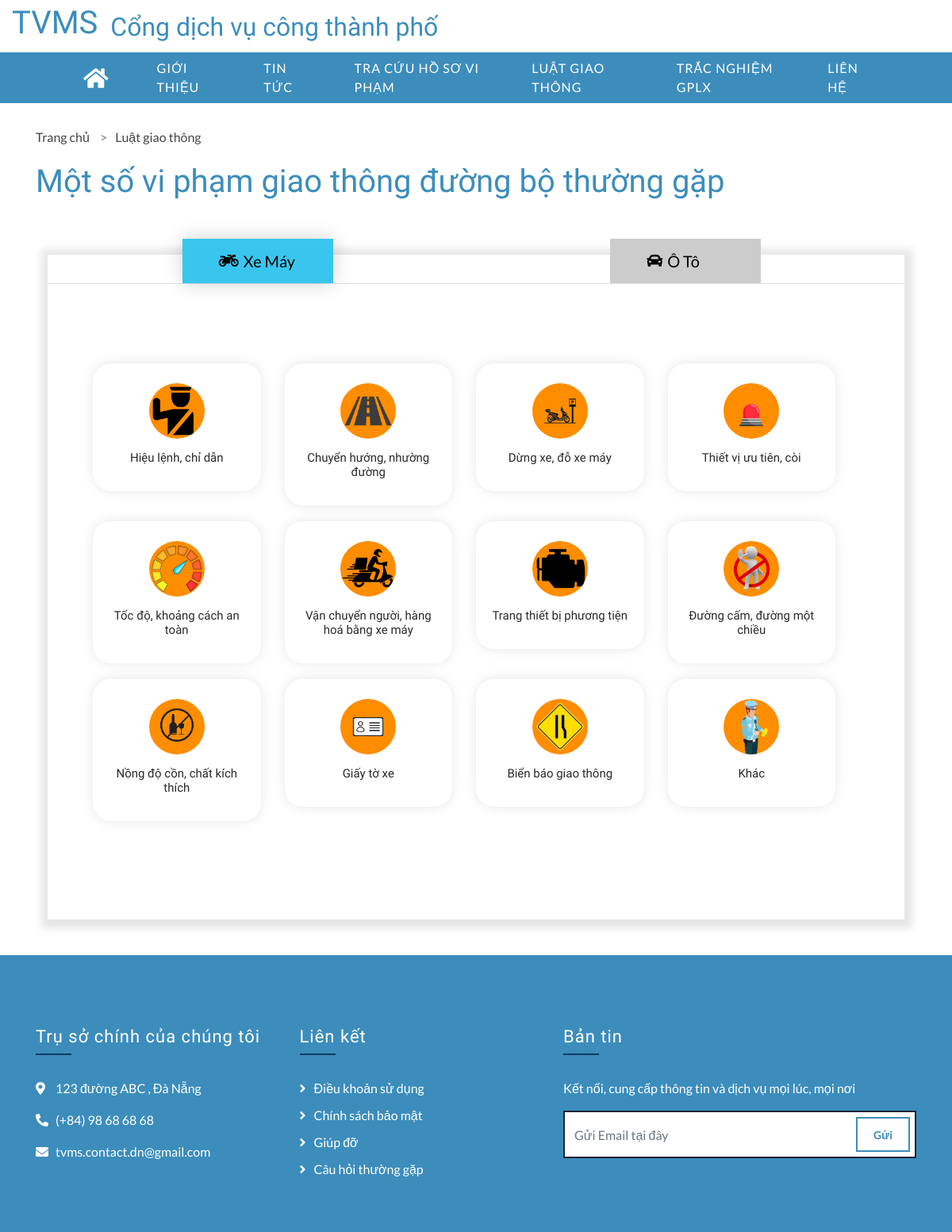
Screenshot of /cap-2/?page=traffic-laws with the database file from the repository.
### tables this page shows
CREATE TABLE `traffic_law` (
  `id` int(30) NOT NULL,
  `law_name` varchar(200) NOT NULL,
  `image` text NOT NULL,
  `type` tinyint(4) NOT NULL DEFAULT 1 COMMENT '1:Bike, 2:Car'
);

### traffic-laws.php (the view, shortened to what this page needs)
<?php require_once('inc/subnav.php') ?>
<div class="contact mt-125">
    <div class="container">
        <ul class="breadcrumb">
            <li class="item-breadcrumb">
                <a href="<?php echo base_url ?>">Trang chủ</a>
                <a style="padding-left: 10px">></a>
            </li>
            <li class="item-breadcrumb">
                <a href="<?php echo base_url ?>?page=traffic-laws">Luật giao thông</a>
            </li>
        </ul>
        <h1 class="title-component">Một số vi phạm giao thông đường bộ thường gặp</h1>
        <section class="travel-box">
            <div class="container">
                <div class="row">
                    <div class="col-md-12">
                        <div class="single-travel-boxes">
                            <div id="desc-tabs" class="desc-tabs">
                                <ul class="nav nav-tabs" role="tablist">
                                    <li role="presentation" class="active">
                                        <a href="#motorbike" class="vehicle-type" aria-controls="tours" role="tab" data-toggle="tab">
                                            <i class="fa fa-motorcycle"></i>
                                            Xe máy
                                        </a>
                                    </li>
                                    <li role="presentation">
                                        <a href="#car" class="vehicle-type" aria-controls="hotels" role="tab" data-toggle="tab">
                                            <i class="fa fa-car"></i>
                                            Ô tô
                                        </a>
                                    </li>
                                </ul>
                                <div class="tab-content">
                                    <div role="tabpanel" class="tab-pane active fade in" id="motorbike">
                                        <div class="tab-para">
                                            <div class="row">
                                                <div class="fill-form">
                                                    <div class="row">
                                                        <?php
                                                        $moto_qry = $conn->query("SELECT * from `traffic_law` where type = 1");
                                                        while ($moto_row = $moto_qry->fetch_assoc()) :
                                                        ?>
                                                            <a class="col-lg-3" href="#moto-detail-<?php echo $moto_row['id'] ?>" aria-controls="tours" role="tab" data-toggle="tab">
                                                                <div class="info-post">
                                                                    <div class="icon">
                                                                        <img src="img/luatgiaothong/<?php echo $moto_row['image'] ?>" alt="">
                                                                        <h5><?php echo $moto_row['law_name'] ?></h5>
                                                                    </div>
                                                                </div>
                                                            </a>
                                                        <?php endwhile; ?>
                                                    </div>
                                                </div>
                                            </div>
                                        </div>
                                    </div>
                                </div>
                            </div>
                        </div>
                    </div>
                </div>
            </div>
        </section>
    </div>
</div>

### index.php (shortened to what this page needs)
<!DOCTYPE html>
<html lang="en">
<?php require_once('inc/header.php') ?>
<body>
    <?php
    $page = isset($_GET['page']) ? $_GET['page'] : 'home';
    $is404 = false;
    if (!file_exists($page . ".php") && !is_dir($page)) {
        $is404 = true;
        include '404.html';
    } else {
        if (is_dir($page))
            include $page . '/index.php';
        else
            include $page . '.php';
    }
    ?>
</body>
<?php
if (!$is404) {
    require_once('inc/footer.php');
}
?>
</html>

### inc/header.php (shortened to what this page needs)
<head>
    <link href="https://stackpath.bootstrapcdn.com/bootstrap/4.4.1/css/bootstrap.min.css" rel="stylesheet">
    <link href="https://cdnjs.cloudflare.com/ajax/libs/font-awesome/5.15.4/css/all.min.css" rel="stylesheet">
    <link href="libs/animate/animate.min.css" rel="stylesheet">
    <link href="libs/owlcarousel/assets/owl.carousel.min.css" rel="stylesheet">
    <link href="assets/css/style1.css" rel="stylesheet">
    <link href="dist/css/keme.css" rel="stylesheet">
    <link href="https://unpkg.com/aos@2.3.1/dist/aos.css" rel="stylesheet">
</head>

### inc/subnav.php
<div class="d-none d-md-block">
    <div class="container-fluid">
        <div class="row" style = "display: flex; align-items: center;">
            <div class="col-md-8">
                <div class="top-bar-left">
                    <div class="text">
                        <a href="<?php echo base_url ?>" class="home-title"><h1>TVMS</h1></a>
                        <a href="<?php echo base_url ?>" class="home-title"><h2>Cổng dịch vụ công thành phố</h2></a>
                    </div>
                </div>
            </div>
        </div>
    </div>
</div>
<div class="navbar navbar-expand-lg bg-dark navbar-dark">
    <div class="container-fluid">
        <div class="collapse navbar-collapse" id="navbarCollapse" style="display: flex!important;justify-content: center;">
            <div class="navbar-nav align-items-center">
                <a href="<?php echo base_url ?>" class="nav-item nav-link item-subnav" style="font-size: 28px;"><i class="fas fa-home"></i></a>
                <a href="<?php echo base_url ?>?page=about" class="nav-item nav-link item-subnav">Giới thiệu</a>
                <a href="<?php echo base_url ?>?page=news" class="nav-item nav-link item-subnav">Tin tức</a>
                <a href="<?php echo base_url ?>?page=information-lookup" class="nav-item nav-link item-subnav">Tra cứu hồ sơ vi phạm</a>
                <a href="<?php echo base_url ?>?page=traffic-laws" class="nav-item nav-link item-subnav">Luật giao thông</a>
                <a href="<?php echo base_url ?>?page=quizz" class="nav-item nav-link item-subnav">Trắc nghiệm GPLX</a>
                <a href="<?php echo base_url ?>?page=contact" class="nav-item nav-link item-subnav">Liên hệ</a>
            </div>
        </div>
    </div>
</div>

### inc/footer.php (shortened to what this page needs)
<div class="footer">
           <div class="container">
               <div class="row">
                   <div class="col-lg-7">
                       <div class="row">
                           <div class="col-md-6">
                               <div class="footer-contact">
                                   <h2>Trụ sở chính của chúng tôi</h2>
                                   <p><i class="fa fa-map-marker-alt"></i>123 đường ABC , Đà Nẵng</p>
                                   <p><i class="fa fa-phone-alt"></i>(+84) 98 68 68 68</p>
                                   <p><i class="fa fa-envelope"></i>tvms.contact.dn@gmail.com</p>
                                   <div class="footer-social">
                                       <a href=""><i class="fab fa-twitter"></i></a>
                                       <a href=""><i class="fab fa-facebook-f"></i></a>
                                       <a href=""><i class="fab fa-youtube"></i></a>
                                       <a href=""><i class="fab fa-instagram"></i></a>
                                       <a href=""><i class="fab fa-linkedin-in"></i></a>
                                   </div>
                               </div>
                           </div>
                           <div class="col-md-6">
                               <div class="footer-link">
                                   <h2>Liên kết</h2>
                                   <a href="">Điều khoản sử dụng</a>
                                   <a href="">Chính sách bảo mật</a>
                                   <a href="">Giúp đỡ</a>
                                   <a href="">Câu hỏi thường gặp</a>
                               </div>
                           </div>
                       </div>
                   </div>
                   <div class="col-lg-5">
                       <div class="footer-newsletter">
                           <h2>Bản tin</h2>
                           <p>
                           </p>
                           <div class="form">
                               <input class="form-control" placeholder="Gửi Email tại đây">
                               <button class="btn">Gửi</button>
                           </div>
                       </div>
                   </div>
               </div>
           </div>
       </div>
   </body>

### rows the page displays
traffic_law: image (picture), law_name "Hiệu lệnh, chỉ dẫn"
traffic_law: image (picture), law_name "Chuyển hướng, nhường đường"
traffic_law: image (picture), law_name "Dừng xe, đỗ xe máy"
traffic_law: image (picture), law_name "Thiết vị ưu tiên, còi"
traffic_law: image (picture), law_name "Tốc độ, khoảng cách an toàn"
traffic_law: image (picture), law_name "Vận chuyển người, hàng hoá bằng xe máy"
traffic_law: image (picture), law_name "Trang thiết bị phương tiện"
traffic_law: image (picture), law_name "Đường cấm, đường một chiều"
traffic_law: image (picture), law_name "Nồng độ cồn, chất kích thích"
traffic_law: image (picture), law_name "Giấy tờ xe"
traffic_law: image (picture), law_name "Biển báo giao thông"
traffic_law: image (picture), law_name "Khác"
